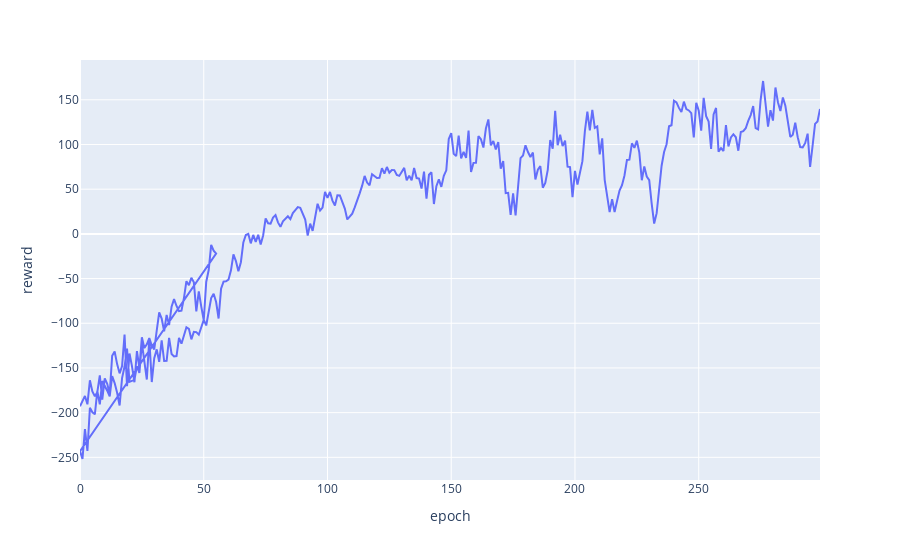

Notebook source saved alongside this figure:
### Code cell
px.line(best_model_total_rewards, x='epoch', y='reward')

### Figure 1 — Plotly figure (JSON) as saved in the notebook; plotly's stock layout.template omitted (floating-point values rounded to 4 significant figures; data arrays with more than 128 entries replaced by an {"elided": "..."} marker saying what was removed)
{"data": [{"hovertemplate": "epoch=%{x}<br>reward=%{y}<extra></extra>", "legendgroup": "", "line": {"color": "#636efa", "dash": "solid"}, "marker": {"symbol": "circle"}, "mode": "lines", "name": "", "orientation": "v", "showlegend": false, "type": "scatter", "x": {"elided": "356 int values"}, "xaxis": "x", "y": {"elided": "356 float values"}, "yaxis": "y"}], "layout": {"legend": {"tracegroupgap": 0}, "margin": {"t": 60}, "xaxis": {"anchor": "y", "domain": [0, 1], "title": {"text": "epoch"}}, "yaxis": {"anchor": "x", "domain": [0, 1], "title": {"text": "reward"}}}}
